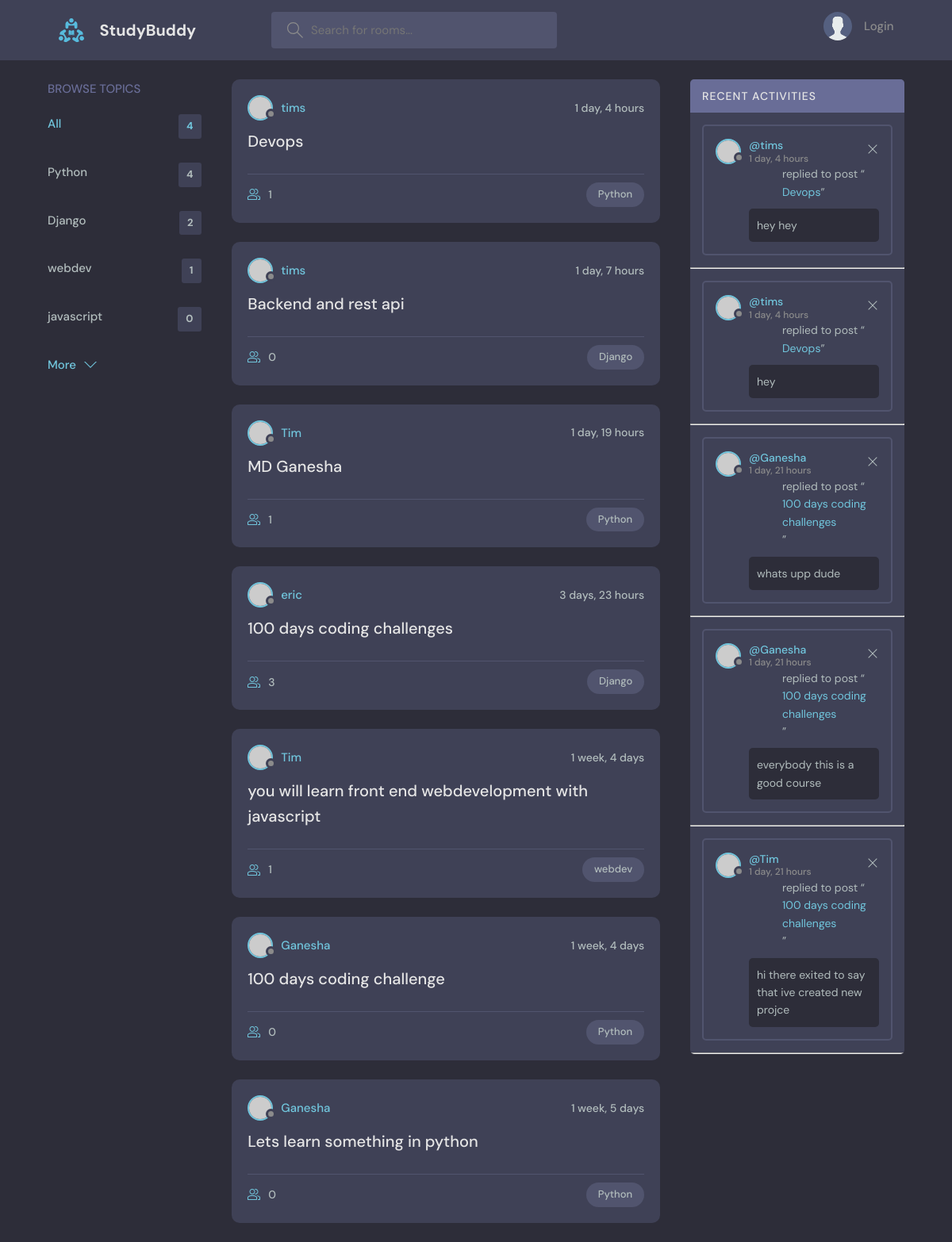
The page / on the database its author committed.
### base/models.py (models this page shows, shortened)
class Topic(models.Model):
    name = models.CharField(max_length=200)

class Room(models.Model):
    host = models.ForeignKey(User, on_delete=models.SET_NULL,null=True,related_name='rooms')
    topic = models.ForeignKey(Topic, on_delete=models.SET_NULL, null=True)
    name = models.CharField(max_length=200)
    description = models.TextField(null=True, blank=True)
    participants = models.ManyToManyField(User,related_name='participants',blank=True)
    updated = models.DateTimeField(auto_now=True)
    created = models.DateTimeField(auto_now_add=True)
    class Meta:
        ordering = ['-updated','-created']
    def __str__(self):
        return str(self.name)

class Message(models.Model):
    user =models.ForeignKey(User, on_delete = models.CASCADE)
    room = models.ForeignKey(Room, on_delete=models.CASCADE)
    body = models.TextField()
    updated = models.DateTimeField(auto_now=True)
    created = models.DateTimeField(auto_now_add=True)
    class Meta:
        ordering = ['-updated','-created']
    def __str__(self):
        return self.body[0:50]

### base/views.py (the view)
def home(request):
    q = request.GET.get('q') if request.GET.get('q')!=None else ''
    rooms = Room.objects.filter(Q(topic__name__icontains = q)|
                                Q(name__icontains = q)|
                                Q(description__icontains = q))
    topics = Topic.objects.all()
    room_count = rooms.count()
    room_messages = Message.objects.filter(Q(room__name__icontains=q))
    context = {'rooms':rooms,'topics':topics,'room_count':room_count,'room_messages':room_messages}
    return render(request,'base/home.html',context)

### base/templates/base/home.html (shortened to what this page needs)
{%extends 'main.html'%} {%block content%}
<main class="layout layout--3">
    <div class="container">
        {%include 'base/topics_component.html'%}
        <div class="roomList">
            {%include 'base/feed_component.html'%}
        </div>
        {%include 'base/activity_component.html'%}
    </div>
</main>
{%endblock content%}

### base/templates/base/topics_component.html (shortened to what this page needs)
<div class="topics">
        <div class="topics__header">
            <h2>Browse Topics</h2>
        </div>
        <ul class="topics__list">
            <li>
                <a href="{%url 'home'%}" class="active">All <span>{{topics.count}}</span></a>
            </li>
            {%for topic in topics%}
            <li>
                <a href="{%url "home" %}?q={{topic.name}}">{{topic.name}}<span>{{topic.room_set.all.count}}</span></a>
            </li>
            {%endfor%}
        </ul>
        <a class="btn btn--link" href="topics.html">
            More
            <svg
                version="1.1"
                xmlns="http://www.w3.org/2000/svg"
                width="32"
                height="32"
                viewBox="0 0 32 32"
            >
                <title>chevron-down</title>
                <path d="M16 21l-13-13h-3l16 16 16-16h-3l-13 13z"></path>
            </svg>
        </a>
    </div>

### base/templates/base/feed_component.html (shortened to what this page needs)
{% for room in rooms%}
<div class="roomListRoom">
    <div class="roomListRoom__header">
        <a
            href="{%url 'user_profile' room.host.id%}"
            class="roomListRoom__author"
        >
            <div class="avatar avatar--small">
                <img src="https://randomuser.me/api/portraits/women/11.jpg" />
            </div>
            <span>{{room.host.username}}</span>
        </a>
        <div class="roomListRoom__actions">
            <span>{{room.created|timesince}}</span>
        </div>
    </div>
    <div class="roomListRoom__content">
        <a href="{% url 'room' room.id%}">{{room.name}}</a>
    </div>
    <div class="roomListRoom__meta">
        <a href="{% url 'room' room.id%}" class="roomListRoom__joined">
            {{room.participants.all.count}}
        </a>
        <p class="roomListRoom__topic">{{room.topic.name}}</p>
    </div>
</div>
{%endfor%}

### base/templates/base/activity_component.html (shortened to what this page needs)
<div class="activities">
    <div class="activities__header">
        <h2>Recent Activities</h2>
    </div>
    {%for message in room_messages%}
    <div class="activities__box">
        <div class="activities__boxHeader roomListRoom__header">
            <a
                href="{%url 'user_profile' request.user.id%}"
                class="roomListRoom__author"
            >
                <div class="avatar avatar--small">
                    <img
                        src="https://randomuser.me/api/portraits/women/11.jpg"
                    />
                </div>
                <p>
                    @{{message.user}}
                    <span>{{message.created|timesince}}</span>
                </p>
            </a>
            <div class="roomListRoom__actions">
                <a href="#">
                    <svg
                        version="1.1"
                        xmlns="http://www.w3.org/2000/svg"
                        width="32"
                        height="32"
                        viewBox="0 0 32 32"
                    >
                        <title>remove</title>
                        <path
                            d="M27.314 6.019l-1.333-1.333-9.98 9.981-9.981-9.981-1.333 1.333 9.981 9.981-9.981 9.98 1.333 1.333 9.981-9.98 9.98 9.98 1.333-1.333-9.98-9.98 9.98-9.981z"
                        ></path>
                    </svg>
                </a>
            </div>
        </div>
        <div class="activities__boxContent">
            <div class="activities__boxContent">
                <p>
                    replied to post “<a href="{%url 'room' message.room.id%}"
                        >{{message.room}}</a
                    >”
                </p>
                <div class="activities__boxRoomContent">{{message}}</div>
            </div>
        </div>
    </div>
    <hr />
    {%endfor%}
</div>

### rows shown on the page
Topic: name "Python", room_set.all.count "4"
Topic: name "Django", room_set.all.count "2"
Topic: name "webdev", room_set.all.count "1"
Topic: name "javascript", room_set.all.count "0"
Room: host.username "tims", created "1 day, 4 hours", name "Devops", participants.all.count "1", topic.name "Python"
Room: host.username "tims", created "1 day, 7 hours", name "Backend and rest api", participants.all.count "0", topic.name "Django"
Room: host.username "Tim", created "1 day, 19 hours", name "MD Ganesha", participants.all.count "1", topic.name "Python"
Room: host.username "eric", created "3 days, 23 hours", name "100 days coding challenges", participants.all.count "3", topic.name "Django"
Room: host.username "Tim", created "1 week, 4 days", name "you will learn front end webdevelopment with javascript", participants.all.count "1", topic.name "webdev"
Room: host.username "Ganesha", created "1 week, 4 days", name "100 days coding challenge", participants.all.count "0", topic.name "Python"
Room: host.username "Ganesha", created "1 week, 5 days", name "Lets learn something in python", participants.all.count "0", topic.name "Python"
Message: user "tims", created "1 day, 4 hours", room "Devops", body "hey hey"
Message: user "tims", created "1 day, 4 hours", room "Devops", body "hey"
Message: user "Ganesha", created "1 day, 21 hours", room "100 days coding challenges", body "whats upp dude"
Message: user "Ganesha", created "1 day, 21 hours", room "100 days coding challenges", body "everybody this is a good course"
Message: user "Tim", created "1 day, 21 hours", room "100 days coding challenges", body "hi there exited to say that ive created new projce"

### other values the page prints
{{ topics.count }} "4"
